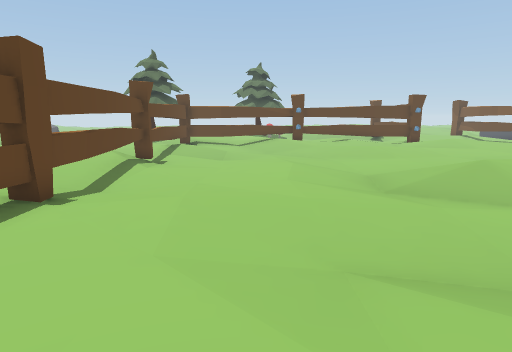
[1] (above)

24 first-person views from a walk through a scene from a Unity 3-D project. The camera is 1.4 m above the floor, tilts 10° down and sees 75° across. The floor is counted in squares, 1 m on a side. Each view is taken from the middle of a square. On the plan, view 1 faces up. The plan holds only what a view shows up to about 15 squares ahead; the rest is blank. The place goes on beyond the plan. The player is left out. Some surface patterns are stand-ins.

[2]
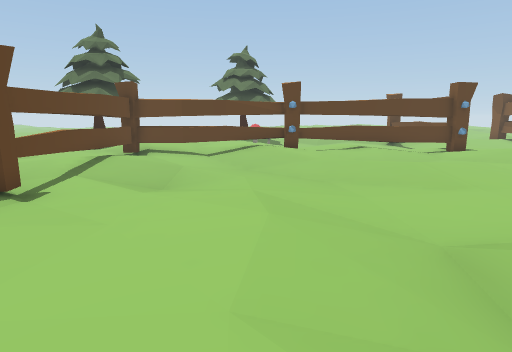

[3]
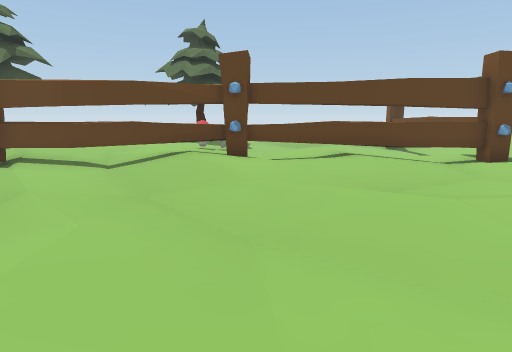

[4]
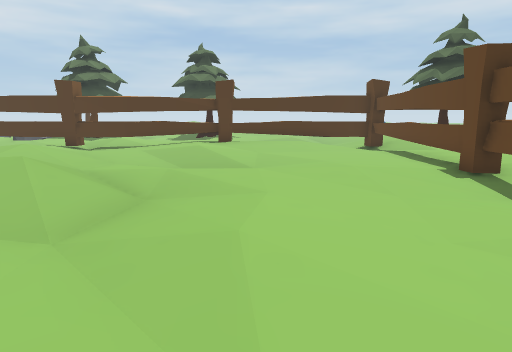

[5]
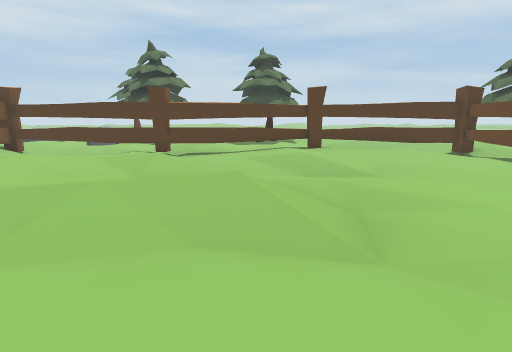

[6]
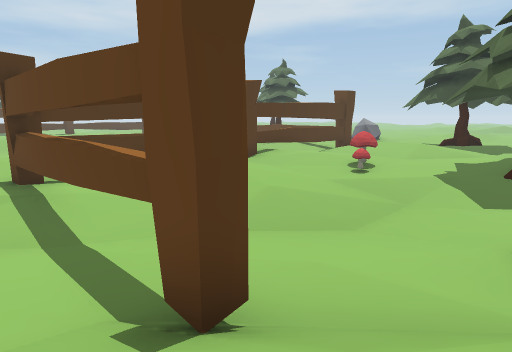

[7]
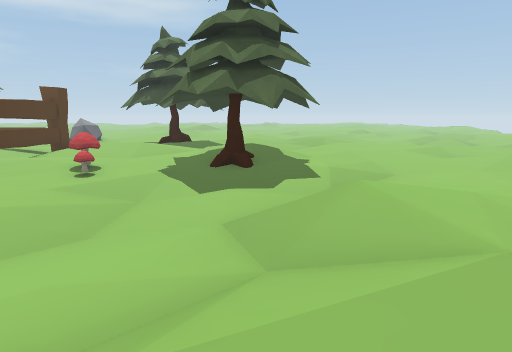

[8]
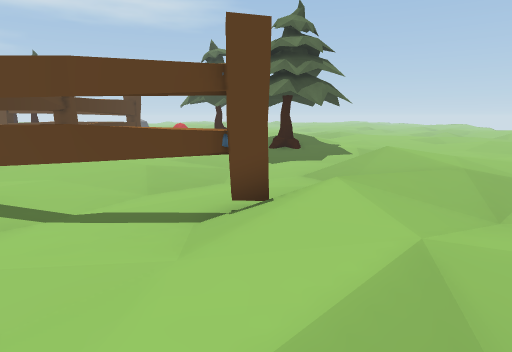

[9]
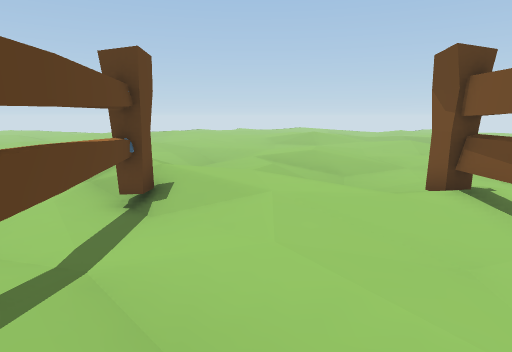

[10]
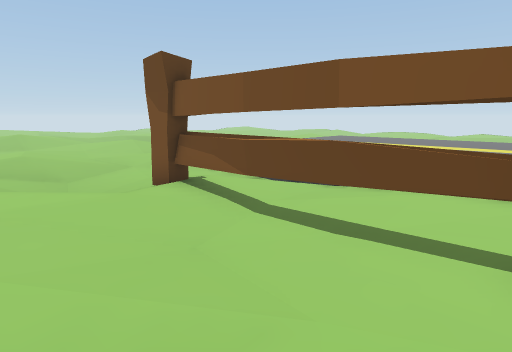

[11]
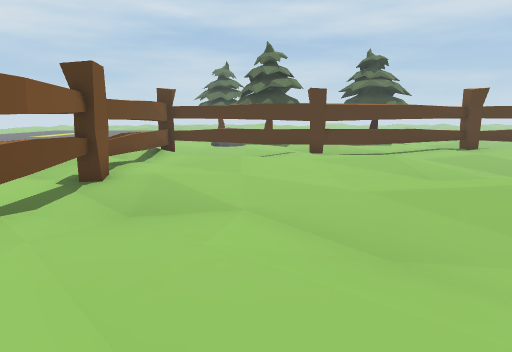

[12]
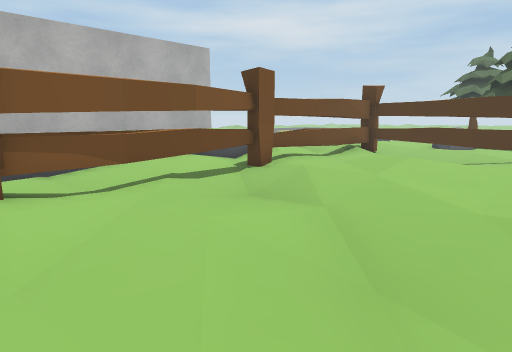

[13]
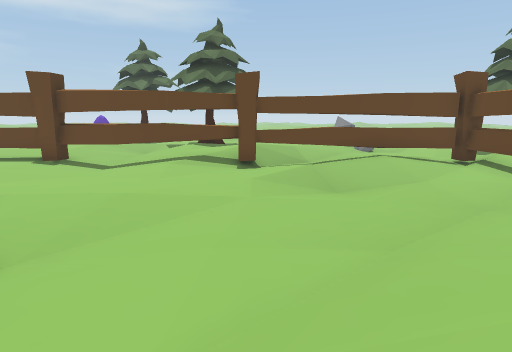

[14]
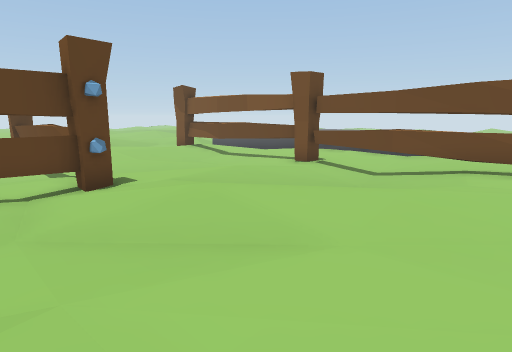

[15]
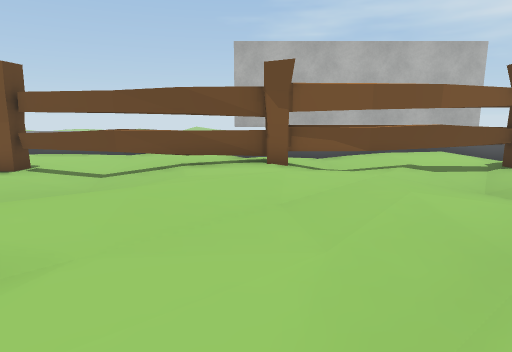

[16]
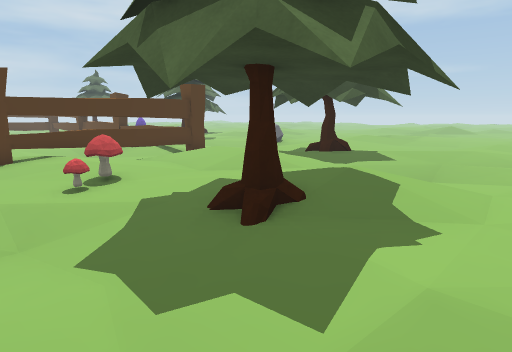

[17]
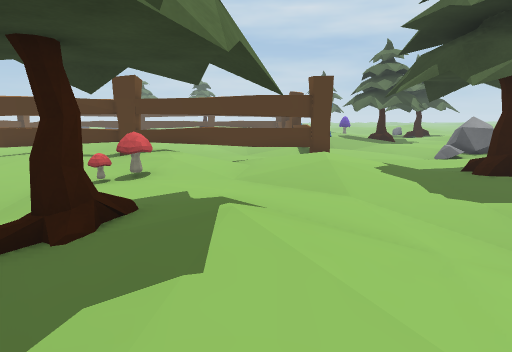

[18]
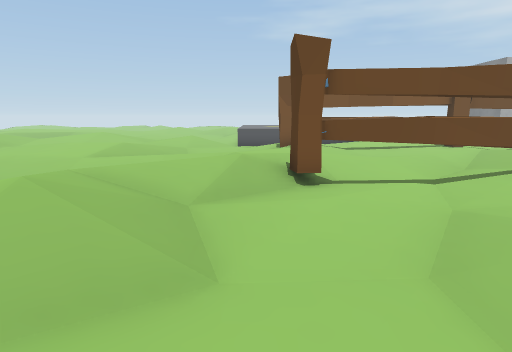

[19]
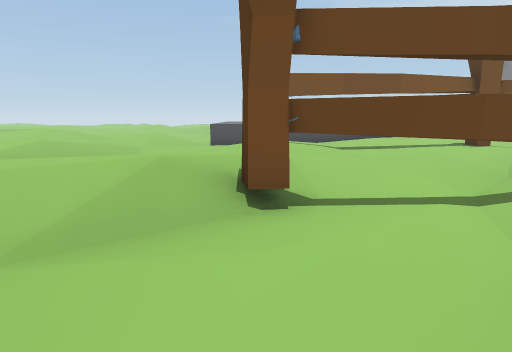

[20]
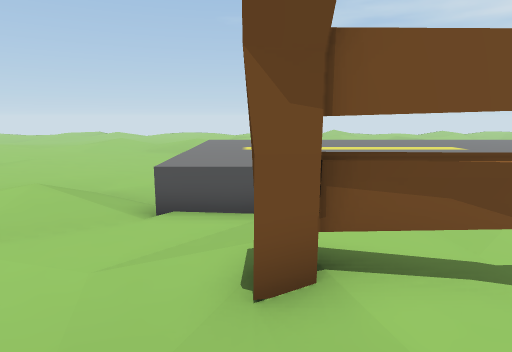

[21]
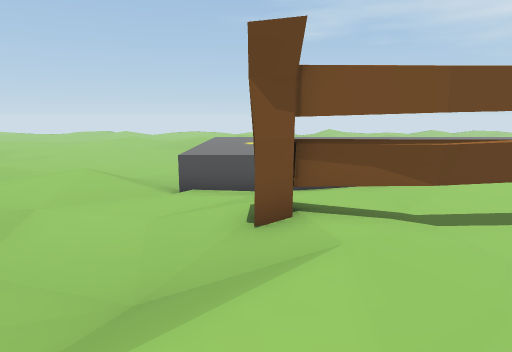

[22]
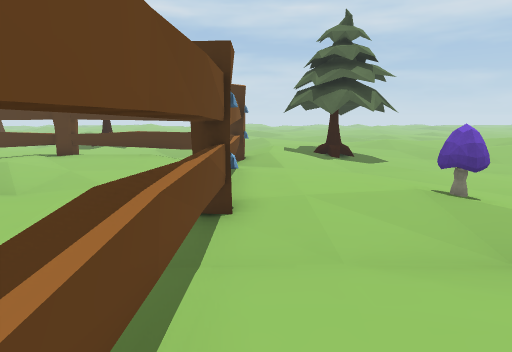

[23]
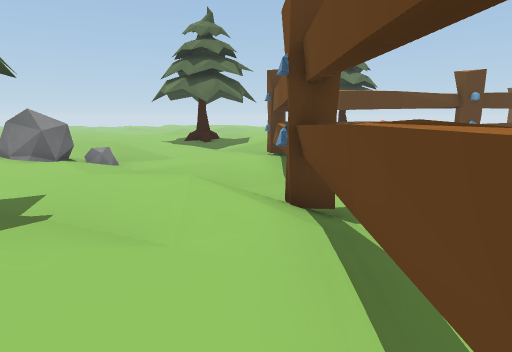

[24]
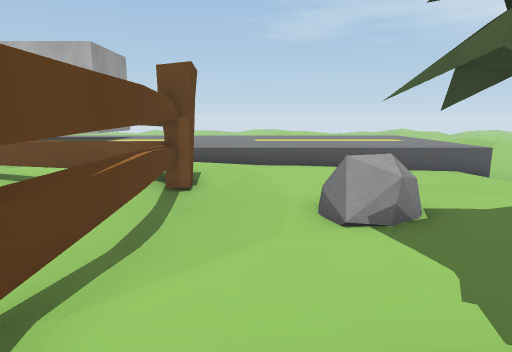

### Floor plan
Key: @ floor where view 1 was taken; # wall or solid block; x gap in a wall; . main floor; : floor 0.25 m higher than the main floor; - floor 0.25 m lower than the main floor; + floor 0.5 m higher than the main floor; _ floor 0.5 m lower than the main floor; * floor 0.75 m higher than the main floor; / step, stairs or slope; = window, fence, low wall or low ledge; v drop or lower ground; F fence; T thing the floor can be seen under or through; R tree; M mushroom; C rock.
Columns run from 7 left of view 1 to 26 right of it. Each row starts with its distance up from view 1.
 36    ::.:.....       .::: :/+   ....
 35    ::.......   ./_//:::::////.....
 34    :.......::. .--//::::..///.....
 33    :....--./:///--///+::::/./..---
 32    :::../- //////-/..//:./:  /----
 31 ./.::::::/- /+////..../..////-----
 30 //../+/::/-///////.:/---..///----
 29 / ///R////--/////////--...===
 28 //.//R+R//------//:://-./-=*******
 27 //..:R:://--_--.FF/:://F//=*******
 26 /./:::::.//-__--T-/::::#:.=    ***
 25 /:://:::..////--TT...//=..=  *****
 24 R:+++:::MM.//.--TT.....=..=  *****
 23 ./++/::::.../../TT-....=..v  *****
 22 .//+/:::::.:::..=//-...x.:   *****
 21 ..//::/:::.::::.==//-..#.::  *****
 20 ..FF=====F#=TT==FF::/..F:::  *****
 19 ...=...//::::::.::::::.T.:    ****
 18 ..:=...-//::./.::/ ./..T..      **
 17 ..:=//.--/:....:/+  .--=..:     **
 16 -//=///.--/: /::/+/  //=.::
 15 /-.#//--.-//::::::++//:=:::
 14 ///#.//-...//::::::/+::#:.   #
 13 //FF......../::.:::::::#::v  #
 12 /+/#.........:...::::::F/:=  #
 11 :/:=....:/......../::::=..=  #
 10 :::=....:..//////..::::=..=  #
  9 /:.=.......///////...//=::   #
  8 ...T......-//*+++:/..-/=:::  #
  7 //.T....:..////:+::///.=:::  #
  6 ::FF.:::::../ :::::::::F:::  #
  5 :::=....//...///:::::::#:.=  #
  4 :::=....---..//+/:+++::=:/v  #
  3 :::=.....//--///+::++/:=:/=
  2 :::=......//.../:::  ::=::
  1 .:.=.::::::::../:::   :#:/
  0 ::/= ::@:::::....:...//=+
 -1 ::FF=====F#=====F#=====F/ :****
 -2 :+/        ::.   ......//::****
 -3 :+/            : ..:..//+:=****
 -4                  ..:CC::::=****
 -5                  ..:CC::::=****
 -6                   ::R::   =****
 -7                   R/:::.. =****
 -8                      :....=****
 -9                       ....=****
-10                         ..=****
-11                           ==/-
-12                            //
-13                             /

Positions as (right, up) in squares from view 1, and headings:
1: (0, 0), facing up
2: (1, 6), facing up
3: (3, 11), facing up
4: (1, 14), facing down
5: (5, 14), facing down
6: (11, 29), facing down-left
7: (11, 29), facing left
8: (15, 27), facing left
9: (12, 20), facing up
10: (12, 20), facing up-right
11: (12, 14), facing down
12: (9, 13), facing down-right
13: (7, 13), facing left
14: (7, 13), facing up-right
15: (7, 13), facing right
16: (4, 32), facing down-left
17: (-2, 32), facing down
18: (2, 28), facing right
19: (5, 27), facing right
20: (13, 27), facing right
21: (11, 27), facing right
22: (-5, 12), facing down
23: (-5, 8), facing up
24: (8, -3), facing right
